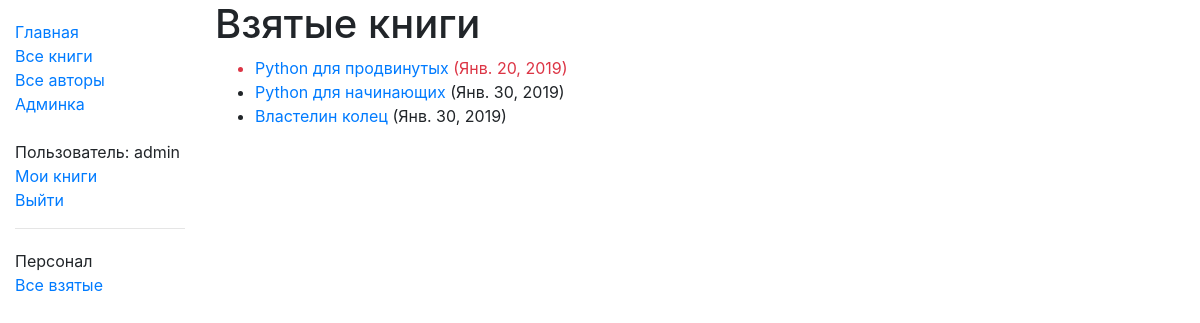
The app's page /catalog/mybooks/ (signed in) with its own data.
### catalog/models.py (models this page shows, shortened)
class BookInstance(models.Model):
    id = models.UUIDField(primary_key=True, default=uuid.uuid4, help_text="Уникальный ID для этой книги в библиотеке")
    book = models.ForeignKey('Book',verbose_name='Книга', on_delete=models.SET_NULL, null=True)
    imprint = models.CharField(max_length=200,verbose_name='Картинка')
    due_back = models.DateField(null=True, blank=True,verbose_name='Дата возврата')
    borrower = models.ForeignKey(User, on_delete=models.SET_NULL, null=True, blank=True,verbose_name='Абонент')
    @property
    def is_overdue(self):
        if self.due_back and date.today() > self.due_back:
            return True
        return False
    LOAN_STATUS = (
        ('d', 'На содержании'),
        ('o', 'Выдана'),
        ('a', 'Доступна'),
        ('r', 'Зарезервирована'),
    )
    status = models.CharField(
        verbose_name='Статус',
        max_length=1,
        choices=LOAN_STATUS,
        blank=True,
        default='d',
        help_text='Доступность книги')
    class Meta:
        ordering = ['due_back']
        permissions = (("can_mark_returned", "Книга возвращена"),)
        verbose_name = "Экземпляр книги"
        verbose_name_plural = "Экземпляры книг"

class Book(models.Model):
    title = models.CharField('Оглавление',max_length=200)
    author = models.ForeignKey('Author',verbose_name='Автор', on_delete=models.SET_NULL, null=True)
    summary = models.TextField('Описание',max_length=1000, help_text="Введите короткое описание книги")
    isbn = models.CharField('ISBN', max_length=13, help_text='13 символьный <a href="https://www.isbn-international.org/content/what-isbn">ISBN</a>')
    genre = models.ManyToManyField(Genre,verbose_name='Жанр', help_text="Выберите жанр книги")
    language = models.ForeignKey('Language',verbose_name='Язык', on_delete=models.SET_NULL, null=True)
    def display_genre(self):
        """Creates a string for the Genre. This is required to display genre in Admin."""
        return ', '.join([genre.name for genre in self.genre.all()[:6]])
    display_genre.short_description = 'Жанр'
    class Meta:
        verbose_name="Книга"
        verbose_name_plural="Книги"

### catalog/views.py (the view)
# urls.py: path('mybooks/', views.LoanedBooksByUserListView.as_view(), name='my-borrowed'),
class LoanedBooksByUserListView(LoginRequiredMixin, generic.ListView):
    model = BookInstance
    template_name = 'catalog/bookinstance_list_borrowed_user.html'
    paginate_by = 10
    permission_required = 'user.is_authenticated'
    def get_queryset(self):
        return BookInstance.objects.filter(borrower=self.request.user).filter(status__exact='o').order_by('due_back')

### catalog/templates/catalog/bookinstance_list_borrowed_user.html
{% extends "base_generic.html" %}
{% block content %}
    <h1>Взятые книги</h1>
    {% if bookinstance_list %}
    <ul>
      {% for bookinst in bookinstance_list %}
      <li class="{% if bookinst.is_overdue %}text-danger{% endif %}">
        <a href="{% url 'book-detail' bookinst.book.pk %}">{{bookinst.book.title}}</a> ({{ bookinst.due_back }})
      </li>
      {% endfor %}
    </ul>
    {% else %}
      <p>Нету взятых книг</p>
    {% endif %}
{% endblock %}

### catalog/templates/base_generic.html (shortened to what this page needs)
<!DOCTYPE html>
<html lang="en">
<head>
<link rel="stylesheet" href="https://stackpath.bootstrapcdn.com/bootstrap/4.1.3/css/bootstrap.min.css">
  {% load static %}
  <link rel="stylesheet" href="{% static 'css/styles.css' %}">
    <link rel="stylesheet" href="{% static 'css/bjax.css' %}">
</head>
<body>
  <div class="container-fluid">
    <div class="row">
      <div class="col-sm-2">
      {% block sidebar %}
      <ul class="sidebar-nav">
          <li><a href="{% url 'index' %}">Главная</a></li>
          <li><a href="{% url 'books' %}">Все книги</a></li>
          <li><a href="{% url 'authors' %}">Все авторы</a></li>
          <li><a href="/admin">Админка</a></li>
      <br>
      {% if user.is_authenticated %}
     <li>Пользователь: {{ user.get_username }}</li>
     <li><a href="{% url 'my-borrowed' %}">Мои книги</a></li>
     <li><a href="{% url 'logout'%}?next={{request.path}}">Выйти</a></li>
   {% else %}
     <li><a href="{% url 'login'%}?next={{request.path}}">Войти</a></li>
   {% endif %}
      </ul>
     {% endblock %}
      {% if user.is_staff %}
   <hr />
   <ul class="sidebar-nav">
   <li>Персонал</li>
   {% if perms.catalog.can_mark_returned %}
   <li><a href="{% url 'all-borrowed' %}">Все взятые</a></li>
   {% endif %}
   </ul>
    {% endif %}
      </div>
      <div class="col-sm-10 ">
      {% block content %}{% endblock %}
      </div>
    </div>
  </div>
</body>
</html>

### catalog/static/css/styles.css (style rules this page uses)
.sidebar-nav { margin-top: 20px; padding: 0; list-style: none; }

### records on screen
BookInstance: book "Python для продвинутых", due_back "Янв. 20, 2019"
BookInstance: book "Python для начинающих", due_back "Янв. 30, 2019"
BookInstance: book "Властелин колец", due_back "Янв. 30, 2019"

### other values on screen
{{ user.get_username }} "admin"
